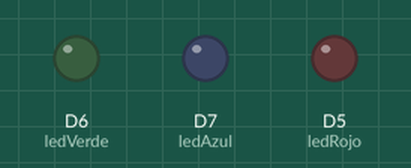
Simulated run of this sketch. Board: ESP8266 (NodeMCU). Parts: output pins drawn as LEDs (lit = HIGH). WiFi joins after 1.5 s; servers stay silent unless stated; what the sketch prints to the serial monitor is not drawn.

Above: at 0.1 s.
At 1.6 s:
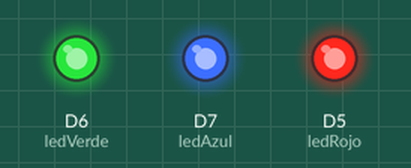
Timing chart, 0 to 3.1 s (numbered marks = the images above):
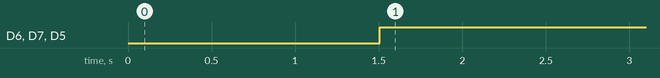

The sketch:

prueba_wifi.ino
```cpp
#include <ESP8266WiFi.h>
#include <WiFiUdp.h>

//datos para conectarse a la red WiFi
const char* ssid = "SmartChoice_Javier";
const char* contrasena = "988867494";

//creando una estructura de la clase WiFiUDP
WiFiUDP udp;
unsigned int puerto_local = 9999; //puerto en que la placa escuchara
char paquete_entrante[255]; //inicializando un array para almacenar los paquetes entrantes
char respuesta[] = "Paquete recibido baby";

byte ledRojo = D5;
byte ledVerde = D6;
byte ledAzul = D7;

void setup() {
  pinMode(ledRojo, OUTPUT);
  pinMode(ledVerde, OUTPUT);
  pinMode(ledAzul, OUTPUT);

  Serial.begin(115200); //inicializando puerto serial
  WiFi.begin(ssid, contrasena); //conectando a la red wifi

  Serial.printf("\nConectando");
  /*bucle que se ejecuta hasta que la placa establezca una conexión*/
  while (WiFi.status() != WL_CONNECTED) {
    Serial.print(".");
    delay(100);
    }

  Serial.println("\nConexión establecida");
  udp.begin(puerto_local);
  Serial.printf("Escuchando, dirección IP asignada en la red: %s, puerto de escucha %d", WiFi.localIP().toString().c_str(), puerto_local);
}

void loop() {

  int tamanoPaquete = udp.parsePacket();
  digitalWrite(ledRojo, HIGH);
  digitalWrite(ledVerde, HIGH);
  digitalWrite(ledAzul, HIGH);


  if (tamanoPaquete) {
    Serial.printf("\nRecibidos %d bytes desde %s, puerto %d", tamanoPaquete, udp.remoteIP().toString().c_str(), udp.remotePort());
  analogWrite(ledRojo, -255);
  analogWrite(ledVerde, -255);
  analogWrite(ledAzul, 0);

    //enviando una respuesta a la dirección IP que envió el paquete
    udp.beginPacket(udp.remoteIP(), 60000);
    udp.write("led encendido baby");
    udp.endPacket();
    delay(100);
    }

}
```

Measured:
- by itself, D6 (ledVerde), D7 (ledAzul), D5 (ledRojo): LOW → HIGH at 1.5 s
